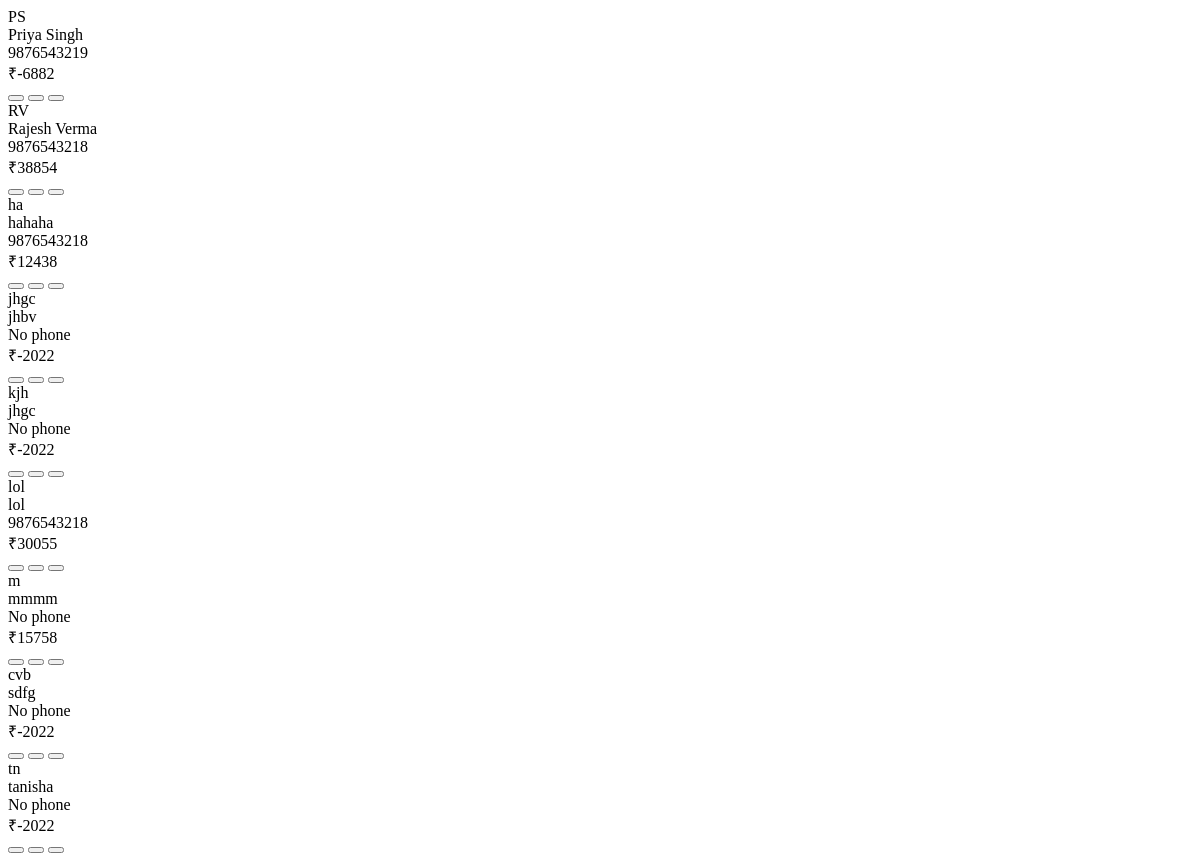
Page /person/search (signed in) on the earlier database version.
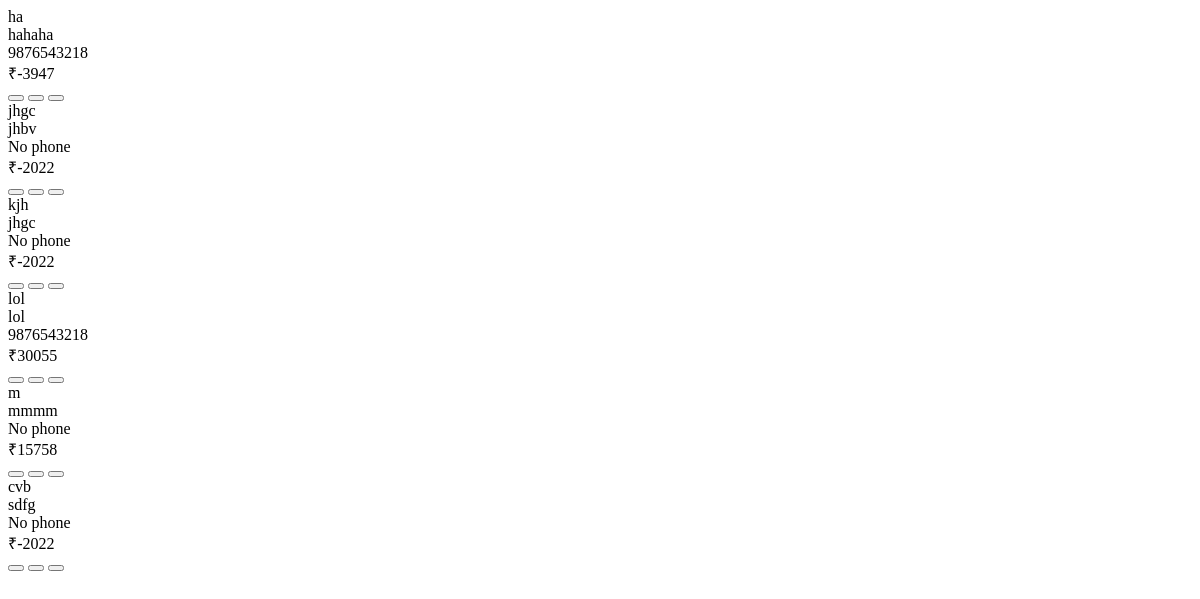
Same page on the later database version.
### app/models/person.py (models this page shows, shortened)
class Person(db.Model):
    __tablename__ = 'persons'
    id = db.Column(db.Integer, primary_key=True)
    user_id = db.Column(db.Integer, db.ForeignKey('users.id'), nullable=False, index=True)
    name = db.Column(db.String(80), nullable=False)
    short_name = db.Column(db.String(20), nullable=False)
    phone = db.Column(db.String(20), nullable=True)
    phone2 = db.Column(db.String(20), nullable=True)
    opening_balance = db.Column(db.Float, default=0.0, nullable=True)
    created_at = db.Column(db.DateTime, default=datetime.utcnow)
    __table_args__ = (
        db.UniqueConstraint('user_id', 'name',       name='uq_person_user_name'),
        db.UniqueConstraint('user_id', 'short_name', name='uq_person_user_short_name'),
    )
    payments = db.relationship(
        'Payment',
        backref='person',
        cascade='all, delete-orphan',
        passive_deletes=True
    )
    ledger_entries = db.relationship(
        'LedgerEntry',
        back_populates='person',
        cascade='all, delete-orphan'
    )
    transactions = db.relationship(
        'Transaction',
        back_populates='person',
        cascade='all, delete-orphan'
    )

### app/routes/person.py (the view, shortened to what this page needs)
@person_bp.route('/search')
@login_required
def search_persons():
    query = request.args.get('q', '').strip()
    sort_order = request.args.get('sort', 'name_asc')
    latest_id_subq = (
        db.session.query(
            LedgerEntry.person_id,
            func.max(LedgerEntry.id).label('max_id')
        )
        .group_by(LedgerEntry.person_id)
        .subquery()
    )
    latest_balance_subq = (
        db.session.query(
            LedgerEntry.person_id,
            LedgerEntry.balance.label('latest_balance')
        )
        .join(
            latest_id_subq,
            (LedgerEntry.person_id == latest_id_subq.c.person_id) &
            (LedgerEntry.id == latest_id_subq.c.max_id)
        )
        .subquery()
    )
    q = db.session.query(
        Person,
        latest_balance_subq.c.latest_balance
    ).outerjoin(
        latest_balance_subq,
        Person.id == latest_balance_subq.c.person_id
    ).filter(
        Person.user_id == current_user.id   # ✅ THIS WAS MISSING
    )
    if sort_order == 'name_asc':
        q = q.order_by(Person.name.asc())
    elif sort_order == 'balance_asc':
        q = q.order_by(
            latest_balance_subq.c.latest_balance.asc().nulls_last(),
            Person.name.asc()
        )
    elif sort_order == 'balance_desc':
        q = q.order_by(
            latest_balance_subq.c.latest_balance.desc().nulls_last(),
            Person.name.asc()
        )
    results = q.all()
    persons = []
    for person, balance in results:
        person.current_balance = float(balance or person.opening_balance or 0.0)
        persons.append(person)
    return render_template('person/list_card_partial.html', persons=persons)

### templates/person/list_card_partial.html (shortened to what this page needs)
{% if persons %}
    {% for person in persons %}
    <div class="person-item" id="person-{{ person.id }}"
        onclick="location.href='{{ url_for('ledger.person_ledger', person_id=person.id) }}'"
        style="cursor:pointer;"
        data-name="{{ person.name }}"
        data-phone="{{ (person.phone or '') ~ ' ' ~ (person.phone2 or '') }}"
        data-balance="{{ person.current_balance }}">
        <div class="person-item-main">
            <div class="person-badge">{{ person.short_name }}</div>
            <div class="person-name">{{ person.name }}</div>
            <div class="person-meta">
                {% if person.phone %}
                <div class="person-meta-item">
                    <span>{{ person.phone }}</span>
                </div>
                {% endif %}
                {% if not person.phone and not person.phone2 %}
                <div class="person-meta-item" style="color: var(--text-muted);">
                    <span>No phone</span>
                </div>
                {% endif %}
            </div>
        </div>
        <div class="person-item-actions">
            <div class="balance-badge {{ 'positive' if person.current_balance >= 0 else 'negative' }}">
                ₹{{ "%.0f"|format(person.current_balance) }}
            </div>
            <div class="action-buttons">
                <button class="btn"
                    onclick="event.stopPropagation(); location.href='{{ url_for('ledger.person_ledger', person_id=person.id) }}'"
                    title="View Ledger">
                </button>
                <button class="btn"
                    onclick="event.stopPropagation(); location.href='{{ url_for('person.edit_person', id=person.id) }}'"
                    title="Edit">
                </button>
                <button class="btn"
                    onclick="event.stopPropagation(); confirmDelete({{ person.id }})"
                    title="Delete">
                </button>
            </div>
        </div>
    </div>
    {% endfor %}
{% endif %}

Differences in the rows shown:
removed Person: short_name "PS", name "Priya Singh", phone "9876543219", current_balance "-6882"
removed Person: short_name "RV", name "Rajesh Verma", phone "9876543218", current_balance "38854"
removed Person: short_name "tn", name "tanisha", phone "No phone", current_balance "-2022"
computed for Person "ha": current_balance "12438" → "-3947"
